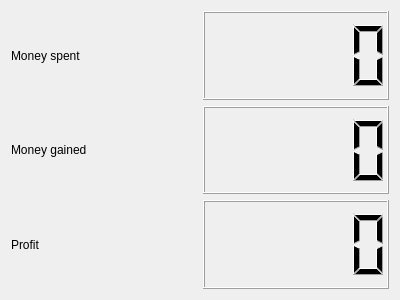
<?xml version="1.0" encoding="UTF-8"?>
<ui version="4.0">
 <class>TradingStatsWidget</class>
 <widget class="QWidget" name="TradingStatsWidget">
  <property name="geometry">
   <rect>
    <x>0</x>
    <y>0</y>
    <width>400</width>
    <height>300</height>
   </rect>
  </property>
  <property name="windowTitle">
   <string>Form</string>
  </property>
  <layout class="QGridLayout" name="gridLayout">
   <item row="0" column="0">
    <widget class="QLabel" name="label_spent">
     <property name="text">
      <string>Money spent</string>
     </property>
    </widget>
   </item>
   <item row="0" column="1">
    <widget class="QLCDNumber" name="spentNumber"/>
   </item>
   <item row="1" column="0">
    <widget class="QLabel" name="label_gained">
     <property name="text">
      <string>Money gained</string>
     </property>
    </widget>
   </item>
   <item row="1" column="1">
    <widget class="QLCDNumber" name="gainedNumber"/>
   </item>
   <item row="2" column="0">
    <widget class="QLabel" name="label_profit">
     <property name="text">
      <string>Profit</string>
     </property>
    </widget>
   </item>
   <item row="2" column="1">
    <widget class="QLCDNumber" name="profitNumber"/>
   </item>
  </layout>
 </widget>
 <resources/>
 <connections/>
</ui>
